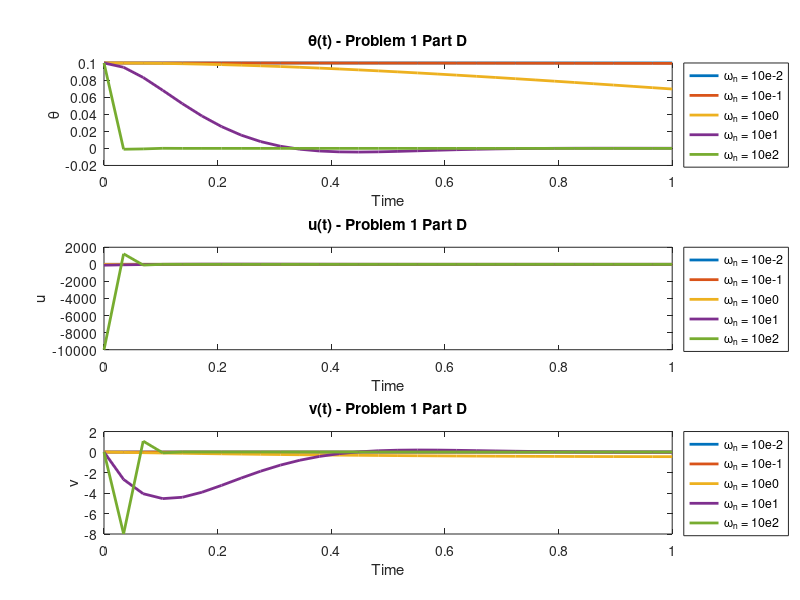
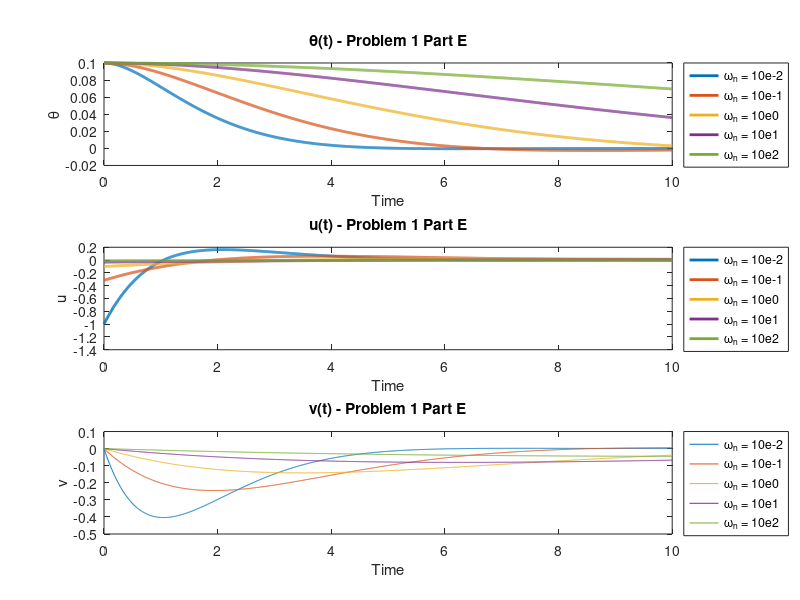

Recreate these plots in MATLAB, in order.
function hw6_prob1
clear; clc;
%% Problem 1 Part D
wn = [10^-2 10^-1 10^0 10^1 10^2];
J = 10;
Jw = 1; 
A = [0 1; 0 0];
B = [0 1/J]';
x0 = [0.1 0]';
v0 = 0;

for j=1:length(wn)

    tRate = 30;
    tMax = 1;
    t = linspace(0,tMax,tMax*tRate);

    k = [wn(j)^2*J 2*J/sqrt(2)*wn(j)];
    
    for i=1:length(t)
        x(:,i) = expm((A-B*k)*t(i))*x0;
    end
    
    for i=1:length(t)
        v(:,i) = -k*(1/Jw)*inv(A-B*k)*(expm((A-B*k)*t(i))-eye(2))*x0;
    end
    
    theta(:,j) = x(1,:);
    uu(:,j)=-k*x;
    vv(:,j)=v;
end
    figure(1)
    subplot(3,1,1)
    plot(t,theta,'linewidth',2)
    legend('\omega_n = 10e-2','\omega_n = 10e-1','\omega_n = 10e0','\omega_n = 10e1','\omega_n = 10e2','Location','bestoutside')
    title('\theta(t) - Problem 1 Part D')
    ylabel('\theta')
    xlabel('Time')
    
    subplot(3,1,2)
    plot(t,uu,'linewidth',2)
    legend('\omega_n = 10e-2','\omega_n = 10e-1','\omega_n = 10e0','\omega_n = 10e1','\omega_n = 10e2','Location','bestoutside')
    title('u(t) - Problem 1 Part D')
    ylabel('u')
    xlabel('Time')
    
    subplot(3,1,3)
    plot(t,vv,'linewidth',2)
    legend('\omega_n = 10e-2','\omega_n = 10e-1','\omega_n = 10e0','\omega_n = 10e1','\omega_n = 10e2','Location','bestoutside')
    title('v(t) - Problem 1 Part D')
    ylabel('v')
    xlabel('Time')

%% Problem 1 Part E
R = [10^-2 10^-1 10^0 10^1 10^2];
J = 10;
Jw = 1;
A = [0 1; 0 0];
B = [0 1/J]'; 
x0 = [0.1 0]';
v0 = 0;
Q = eye(2);

for j=1:length(R)

    t = linspace(0,10,1400);
    k = lqr(A,B,Q,R(j));

    for i=1:length(t)
        x(:,i) = expm((A-B*k)*t(i))*x0;
    end
    
    for i=1:length(t)
        v(:,i) = -k*(1/Jw)*inv(A-B*k)*(expm((A-B*k)*t(i))-eye(2))*x0;
    end
    
    thetae(:,j) = x(1,:);
    uue(:,j)=-k*x;
    vve(:,j)=v;
end 
    figure(2)
    subplot(3,1,1)
    plot(t,thetae,'linewidth',2)
    hold on;
    legend('\omega_n = 10e-2','\omega_n = 10e-1','\omega_n = 10e0','\omega_n = 10e1','\omega_n = 10e2','Location','bestoutside')
    title('\theta(t) - Problem 1 Part E')
    ylabel('\theta')
    xlabel('Time')

    subplot(3,1,2)
    plot(t,uue,'linewidth',2)
    legend('\omega_n = 10e-2','\omega_n = 10e-1','\omega_n = 10e0','\omega_n = 10e1','\omega_n = 10e2','Location','bestoutside')
    title('u(t) - Problem 1 Part E')
    ylabel('u')
    xlabel('Time')

    subplot(3,1,3)
    plot(t,vve)
    hold on;
    legend('\omega_n = 10e-2','\omega_n = 10e-1','\omega_n = 10e0','\omega_n = 10e1','\omega_n = 10e2','Location','bestoutside')
    title('v(t) - Problem 1 Part E')
    ylabel('v')
    xlabel('Time')
